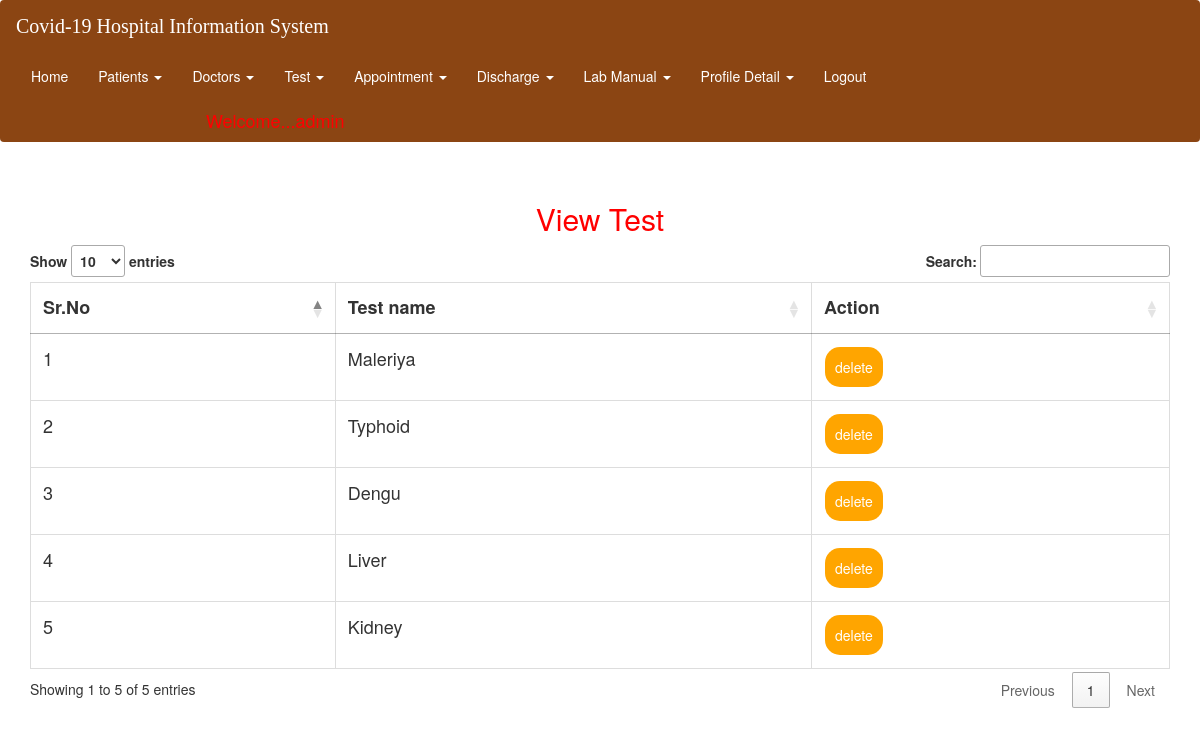
The page /view_test (signed in) on the database its author committed.
### hospital/models.py (models this page shows, shortened)
class Test(models.Model):
    test=models.CharField(max_length=30,null=True)

### hospital/views.py (the view)
# urls.py: path('view_test', view_test, name='view_test'),
def view_test(request):
    if not request.user.is_staff:
        return redirect('login')
    data=Test.objects.all()
    d = {'data':data}
    return render(request,'view_test.html',d)

### hospital/templates/view_test.html (shortened to what this page needs)
{% extends 'navigation.html' %}
{% block body %}
<br><center><h2 style="color:red">View Test</h2></center>
 <div class="container">
<table class="table table-bordered" id="myTable">
  <thead>
  <tr>
      <th>Sr.No</th>
    <th>Test name</th>
    <th>Action</th>
  </tr>
  </thead>
   <tbody>
    {% for i in data %}
  <tr>
    <td>{{forloop.counter}}</td>
    <td>{{i.test}}</td>
      <td><a href="{% url 'delete_test' i.id %}"><button class="button button1">delete</button></a>
  </tr>
    {% endfor %}
    </tbody>
</table>
 </div>
{% endblock %}

### hospital/templates/navigation.html (style rules this page uses)
* { box-sizing: border-box; }
#myTable { border-collapse: collapse; width: 100%; border: 1px solid #ddd; font-size: 18px; }
#myTable th, #myTable td { text-align: left; padding: 12px; }
#myTable tr { border-bottom: 1px solid #ddd; }
.button { background-color: orange; border: none; color: white; padding: 10px; text-align: center; text-decoration: none; display: inline-block; font-size: 14px; margin: 1px 1px; cursor: pointer; }
.button1 { border-radius: 15px; }

### rows shown on the page
Test: test "Maleriya"
Test: test "Typhoid"
Test: test "Dengu"
Test: test "Liver"
Test: test "Kidney"
